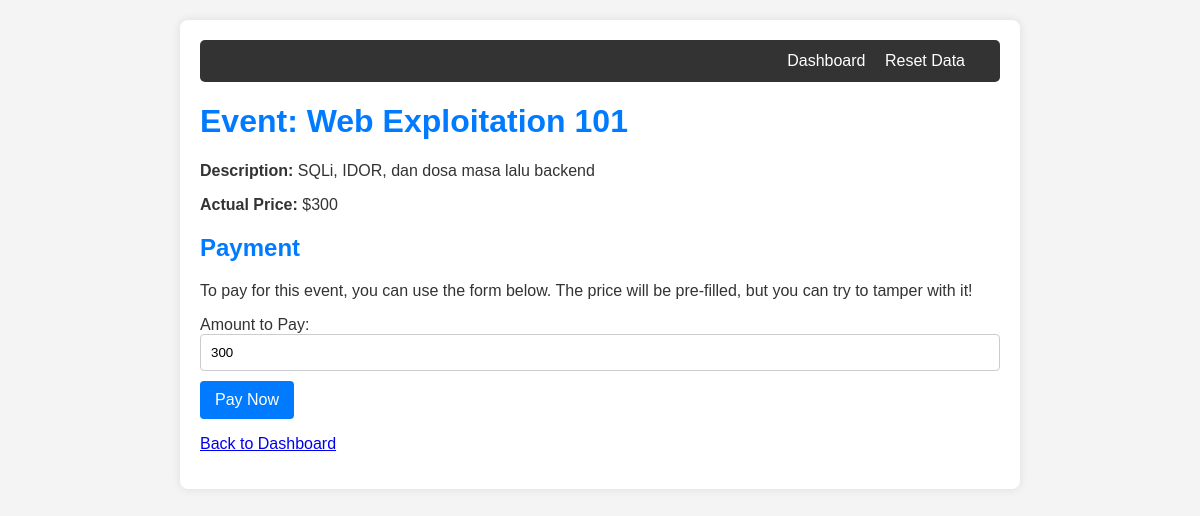
/event/3, run on the app's committed database.
### tables this page shows
CREATE TABLE events (
                id INTEGER PRIMARY KEY AUTOINCREMENT,
                name TEXT NOT NULL,
                price INTEGER NOT NULL,
                description TEXT
            );

### app.py (the view)
@app.route('/event/<int:event_id>')
def event_detail(event_id):
    user_id = 1 # Hardcode user_id for direct access
    db = get_db()
    event = db.execute("SELECT * FROM events WHERE id = ?", (event_id,)).fetchone()
    db.close()
    if event:
        return render_template('event_detail.html', event=event)
    else:
        flash('Event not found.', 'danger')
        return redirect(url_for('dashboard'))

### app.py (called while the page is built)
def get_db():
    db = sqlite3.connect(DATABASE)
    db.row_factory = sqlite3.Row
    return db

### templates/event_detail.html (shortened to what this page needs)
{% extends "base.html" %}
{% block content %}
    <h1>Event: {{ event.name }}</h1>
    <p><strong>Description:</strong> {{ event.description }}</p>
    <p><strong>Actual Price:</strong> ${{ event.price }}</p>
    <h2>Payment</h2>
    <p>To pay for this event, you can use the form below. The price will be pre-filled, but you can try to tamper with it!</p>
    <form method="POST" action="{{ url_for('pay') }}">
        <label for="amount">Amount to Pay:</label><br>
        <input type="number" id="amount" name="amount" value="{{ event.price }}" required min="0" readonly><br>
        <button type="submit">Pay Now</button>
    </form>
    <p><a href="{{ url_for('dashboard') }}">Back to Dashboard</a></p>
{% endblock %}

### templates/base.html (style rules this page uses)
body { font-family: sans-serif; margin: 20px; background-color: #f4f4f4; color: #333; }
form { margin-top: 15px; }
input[type="text"], input[type="password"], input[type="number"] { width: calc(100% - 22px); padding: 10px; margin-bottom: 10px; border: 1px solid #ccc; border-radius: 4px; }
button { background-color: #007bff; color: white; padding: 10px 15px; border: none; border-radius: 4px; cursor: pointer; font-size: 1em; }
h1, h2, h3 { color: #007bff; }

### data on the page
events: name "Web Exploitation 101", description "SQLi, IDOR, dan dosa masa lalu backend", price "300", amount "300"
